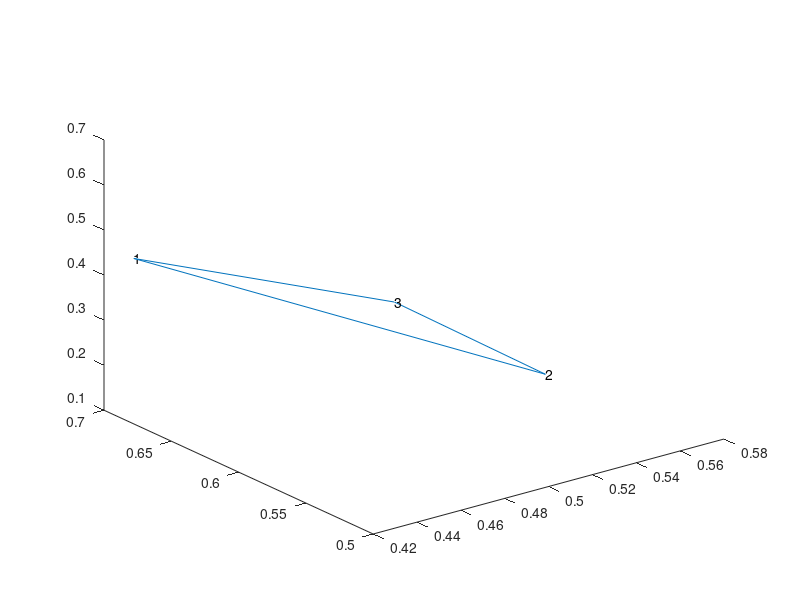

The MATLAB script that drew this image: (Note: this script raises an error after producing the figure.)
x=rand(1,3);
% x=x(end:-1:1);
y=rand(1,3);
% y=y(end:-1:1);
z=rand(1,3);
close all;
figure(1);hold on; view(3)
line([x x(1)],[y y(1)],[z z(1)]);
s=1:3;
s=num2str(s');
text(x,y,z,s);
nv=norm_vector([x' y' z']);
dot(nv,nv)
nv=repmat(nv',1,3);
quiver3(x,y,z,nv(1,:),nv(2,:),nv(3,:),'k'); 
% C=[x' y'];
% ngp=2;
%  [w,gp]   = gauss(ngp);
%  for m=1:ngp
%      for j=1:ngp
%             psi   = gp(j);
%             eta   = gp(m);
%             [~,J]=BmatHeat2D(eta,psi,C)
%      end
%  end
 
 function nv=norm_vector(C)
    m1=C(2,:)-C(3,:);
    m2=C(2,:)-C(1,:);
    avec=cross(m1,m2);
    nv=avec/dot(avec,avec,2).^(1/2);
    disp('is vertical')
    dot(m1,nv)
end